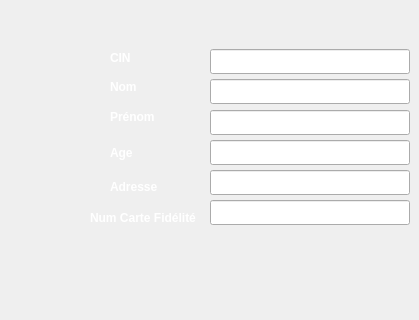
    <widget class="QWidget" name="page_53">
     <widget class="QLabel" name="label_35">
      <property name="geometry">
       <rect>
        <x>110</x>
        <y>80</y>
        <width>47</width>
        <height>13</height>
       </rect>
      </property>
      <property name="text">
       <string>&lt;html&gt;&lt;head/&gt;&lt;body&gt;&lt;p&gt;&lt;span style=&quot; font-weight:600; color:#ffffff;&quot;&gt;Nom&lt;/span&gt;&lt;/p&gt;&lt;/body&gt;&lt;/html&gt;</string>
      </property>
     </widget>
     <widget class="QLabel" name="label_36">
      <property name="geometry">
       <rect>
        <x>110</x>
        <y>143</y>
        <width>47</width>
        <height>20</height>
       </rect>
      </property>
      <property name="text">
       <string>&lt;html&gt;&lt;head/&gt;&lt;body&gt;&lt;p&gt;&lt;span style=&quot; font-weight:600; color:#ffffff;&quot;&gt;Age&lt;/span&gt;&lt;/p&gt;&lt;/body&gt;&lt;/html&gt;</string>
      </property>
     </widget>
     <widget class="QPushButton" name="pushButton_25">
      <property name="geometry">
       <rect>
        <x>260</x>
        <y>280</y>
        <width>75</width>
        <height>23</height>
       </rect>
      </property>
      <property name="styleSheet">
       <string notr="true">QPushButton {
            color: white;
            border-image: url(:/img/valid.png) 3 10 3 10;
            border-top: 3px transparent;
            border-bottom: 3px transparent;
            border-right: 10px transparent;
            border-left: 10px transparent;
        }</string>
      </property>
      <property name="text">
       <string/>
      </property>
     </widget>
     <widget class="QLineEdit" name="age_client_aj_3">
      <property name="geometry">
       <rect>
        <x>210</x>
        <y>170</y>
        <width>200</width>
        <height>25</height>
       </rect>
      </property>
     </widget>
     <widget class="QLabel" name="label_37">
      <property name="geometry">
       <rect>
        <x>110</x>
        <y>50</y>
        <width>61</width>
        <height>16</height>
       </rect>
      </property>
      <property name="text">
       <string>&lt;html&gt;&lt;head/&gt;&lt;body&gt;&lt;p&gt;&lt;span style=&quot; font-weight:600; color:#ffffff;&quot;&gt;CIN&lt;/span&gt;&lt;/p&gt;&lt;/body&gt;&lt;/html&gt;</string>
      </property>
     </widget>
     <widget class="QLineEdit" name="prenom_client_aj_3">
      <property name="geometry">
       <rect>
        <x>210</x>
        <y>110</y>
        <width>200</width>
        <height>25</height>
       </rect>
      </property>
     </widget>
     <widget class="QLineEdit" name="id_client_aj_3">
      <property name="geometry">
       <rect>
        <x>210</x>
        <y>49</y>
        <width>200</width>
        <height>25</height>
       </rect>
      </property>
     </widget>
     <widget class="QLineEdit" name="nom_client_aj_3">
      <property name="geometry">
       <rect>
        <x>210</x>
        <y>79</y>
        <width>200</width>
        <height>25</height>
       </rect>
      </property>
     </widget>
     <widget class="QLabel" name="label_38">
      <property name="geometry">
       <rect>
        <x>110</x>
        <y>180</y>
        <width>47</width>
        <height>13</height>
       </rect>
      </property>
      <property name="text">
       <string>&lt;html&gt;&lt;head/&gt;&lt;body&gt;&lt;p&gt;&lt;span style=&quot; font-weight:600; color:#ffffff;&quot;&gt;Adresse&lt;/span&gt;&lt;/p&gt;&lt;/body&gt;&lt;/html&gt;</string>
      </property>
     </widget>
     <widget class="QLabel" name="label_39">
      <property name="geometry">
       <rect>
        <x>110</x>
        <y>110</y>
        <width>47</width>
        <height>13</height>
       </rect>
      </property>
      <property name="text">
       <string>&lt;html&gt;&lt;head/&gt;&lt;body&gt;&lt;p&gt;&lt;span style=&quot; font-weight:600; color:#ffffff;&quot;&gt;Prénom&lt;/span&gt;&lt;/p&gt;&lt;/body&gt;&lt;/html&gt;</string>
      </property>
     </widget>
     <widget class="QLineEdit" name="adresse_client_aj_3">
      <property name="geometry">
       <rect>
        <x>210</x>
        <y>140</y>
        <width>200</width>
        <height>25</height>
       </rect>
      </property>
     </widget>
     <widget class="QPushButton" name="retour_21">
      <property name="geometry">
       <rect>
        <x>80</x>
        <y>260</y>
        <width>51</width>
        <height>51</height>
       </rect>
      </property>
      <property name="styleSheet">
       <string notr="true">QPushButton {
            color: white;
            border-image: url(:/img/fleche.png) 3 10 3 10;
            border-top: 3px transparent;
            border-bottom: 3px transparent;
            border-right: 10px transparent;
            border-left: 10px transparent;
        }</string>
      </property>
      <property name="text">
       <string/>
      </property>
     </widget>
     <widget class="QLabel" name="label_40">
      <property name="geometry">
       <rect>
        <x>90</x>
        <y>210</y>
        <width>121</width>
        <height>16</height>
       </rect>
      </property>
      <property name="text">
       <string>&lt;html&gt;&lt;head/&gt;&lt;body&gt;&lt;p&gt;&lt;span style=&quot; font-weight:600; color:#ffffff;&quot;&gt;Num Carte Fidélité&lt;/span&gt;&lt;/p&gt;&lt;/body&gt;&lt;/html&gt;</string>
      </property>
     </widget>
     <widget class="QLineEdit" name="carte_client_fid">
      <property name="geometry">
       <rect>
        <x>210</x>
        <y>200</y>
        <width>200</width>
        <height>25</height>
       </rect>
      </property>
     </widget>
    </widget>
